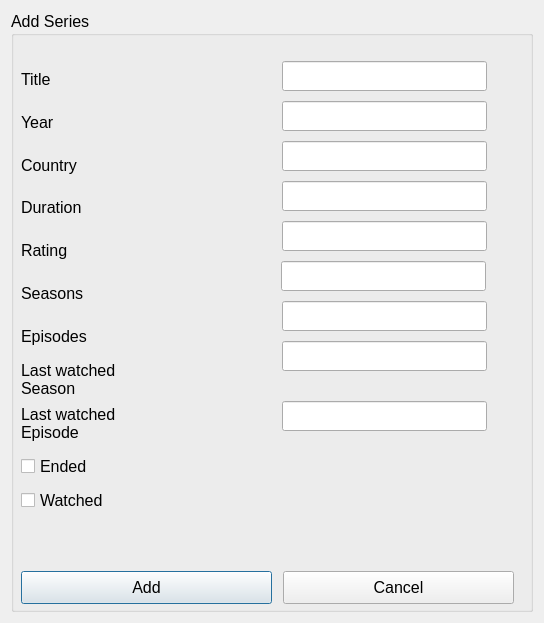
<?xml version="1.0" encoding="UTF-8"?>
<ui version="4.0">
 <class>AddSeriesWindow</class>
 <widget class="QDialog" name="AddSeriesWindow">
  <property name="geometry">
   <rect>
    <x>0</x>
    <y>0</y>
    <width>544</width>
    <height>623</height>
   </rect>
  </property>
  <property name="windowTitle">
   <string>Dialog</string>
  </property>
  <layout class="QGridLayout" name="gridLayout_2">
   <item row="0" column="1">
    <widget class="QGroupBox" name="groupBox">
     <property name="minimumSize">
      <size>
       <width>0</width>
       <height>250</height>
      </size>
     </property>
     <property name="font">
      <font>
       <pointsize>12</pointsize>
      </font>
     </property>
     <property name="title">
      <string>Add Series</string>
     </property>
     <widget class="QWidget" name="">
      <property name="geometry">
       <rect>
        <x>10</x>
        <y>50</y>
        <width>231</width>
        <height>381</height>
       </rect>
      </property>
      <layout class="QVBoxLayout" name="verticalLayout">
       <property name="spacing">
        <number>7</number>
       </property>
       <item>
        <widget class="QLabel" name="label">
         <property name="text">
          <string>Title</string>
         </property>
        </widget>
       </item>
       <item>
        <widget class="QLabel" name="label_2">
         <property name="text">
          <string>Year</string>
         </property>
        </widget>
       </item>
       <item>
        <widget class="QLabel" name="label_7">
         <property name="text">
          <string>Country</string>
         </property>
        </widget>
       </item>
       <item>
        <widget class="QLabel" name="label_3">
         <property name="text">
          <string>Duration</string>
         </property>
        </widget>
       </item>
       <item>
        <widget class="QLabel" name="label_4">
         <property name="text">
          <string>Rating</string>
         </property>
        </widget>
       </item>
       <item>
        <widget class="QLabel" name="label_6">
         <property name="text">
          <string>Seasons</string>
         </property>
        </widget>
       </item>
       <item>
        <widget class="QLabel" name="label_5">
         <property name="text">
          <string>Episodes</string>
         </property>
        </widget>
       </item>
       <item>
        <widget class="QLabel" name="label_8">
         <property name="text">
          <string>Last watched
Season</string>
         </property>
        </widget>
       </item>
       <item>
        <widget class="QLabel" name="label_9">
         <property name="text">
          <string>Last watched
Episode</string>
         </property>
        </widget>
       </item>
      </layout>
     </widget>
     <widget class="QPushButton" name="AddButton">
      <property name="geometry">
       <rect>
        <x>10</x>
        <y>560</y>
        <width>251</width>
        <height>33</height>
       </rect>
      </property>
      <property name="text">
       <string>Add</string>
      </property>
     </widget>
     <widget class="QPushButton" name="CancelButton">
      <property name="geometry">
       <rect>
        <x>272</x>
        <y>560</y>
        <width>231</width>
        <height>33</height>
       </rect>
      </property>
      <property name="text">
       <string>Cancel</string>
      </property>
     </widget>
     <widget class="QLineEdit" name="enter_lSeason">
      <property name="geometry">
       <rect>
        <x>271</x>
        <y>330</y>
        <width>205</width>
        <height>30</height>
       </rect>
      </property>
     </widget>
     <widget class="QLineEdit" name="enter_rating">
      <property name="geometry">
       <rect>
        <x>271</x>
        <y>210</y>
        <width>205</width>
        <height>30</height>
       </rect>
      </property>
     </widget>
     <widget class="QLineEdit" name="enter_lEpisode">
      <property name="geometry">
       <rect>
        <x>271</x>
        <y>390</y>
        <width>205</width>
        <height>30</height>
       </rect>
      </property>
     </widget>
     <widget class="QLineEdit" name="enter_episodes">
      <property name="geometry">
       <rect>
        <x>271</x>
        <y>290</y>
        <width>205</width>
        <height>30</height>
       </rect>
      </property>
     </widget>
     <widget class="QLineEdit" name="enter_title">
      <property name="geometry">
       <rect>
        <x>271</x>
        <y>50</y>
        <width>205</width>
        <height>30</height>
       </rect>
      </property>
     </widget>
     <widget class="QLineEdit" name="enter_year">
      <property name="geometry">
       <rect>
        <x>271</x>
        <y>90</y>
        <width>205</width>
        <height>30</height>
       </rect>
      </property>
     </widget>
     <widget class="QLineEdit" name="enter_duration">
      <property name="geometry">
       <rect>
        <x>271</x>
        <y>170</y>
        <width>205</width>
        <height>30</height>
       </rect>
      </property>
     </widget>
     <widget class="QLineEdit" name="enter_country">
      <property name="geometry">
       <rect>
        <x>271</x>
        <y>130</y>
        <width>205</width>
        <height>30</height>
       </rect>
      </property>
     </widget>
     <widget class="QLineEdit" name="enter_seasons">
      <property name="geometry">
       <rect>
        <x>270</x>
        <y>250</y>
        <width>205</width>
        <height>30</height>
       </rect>
      </property>
     </widget>
     <widget class="QWidget" name="">
      <property name="geometry">
       <rect>
        <x>10</x>
        <y>440</y>
        <width>107</width>
        <height>65</height>
       </rect>
      </property>
      <layout class="QVBoxLayout" name="verticalLayout_2">
       <item>
        <widget class="QCheckBox" name="CheckEnded">
         <property name="text">
          <string>Ended</string>
         </property>
        </widget>
       </item>
       <item>
        <widget class="QCheckBox" name="CheckWatched">
         <property name="text">
          <string>Watched</string>
         </property>
        </widget>
       </item>
      </layout>
     </widget>
    </widget>
   </item>
  </layout>
 </widget>
 <resources/>
 <connections/>
</ui>
